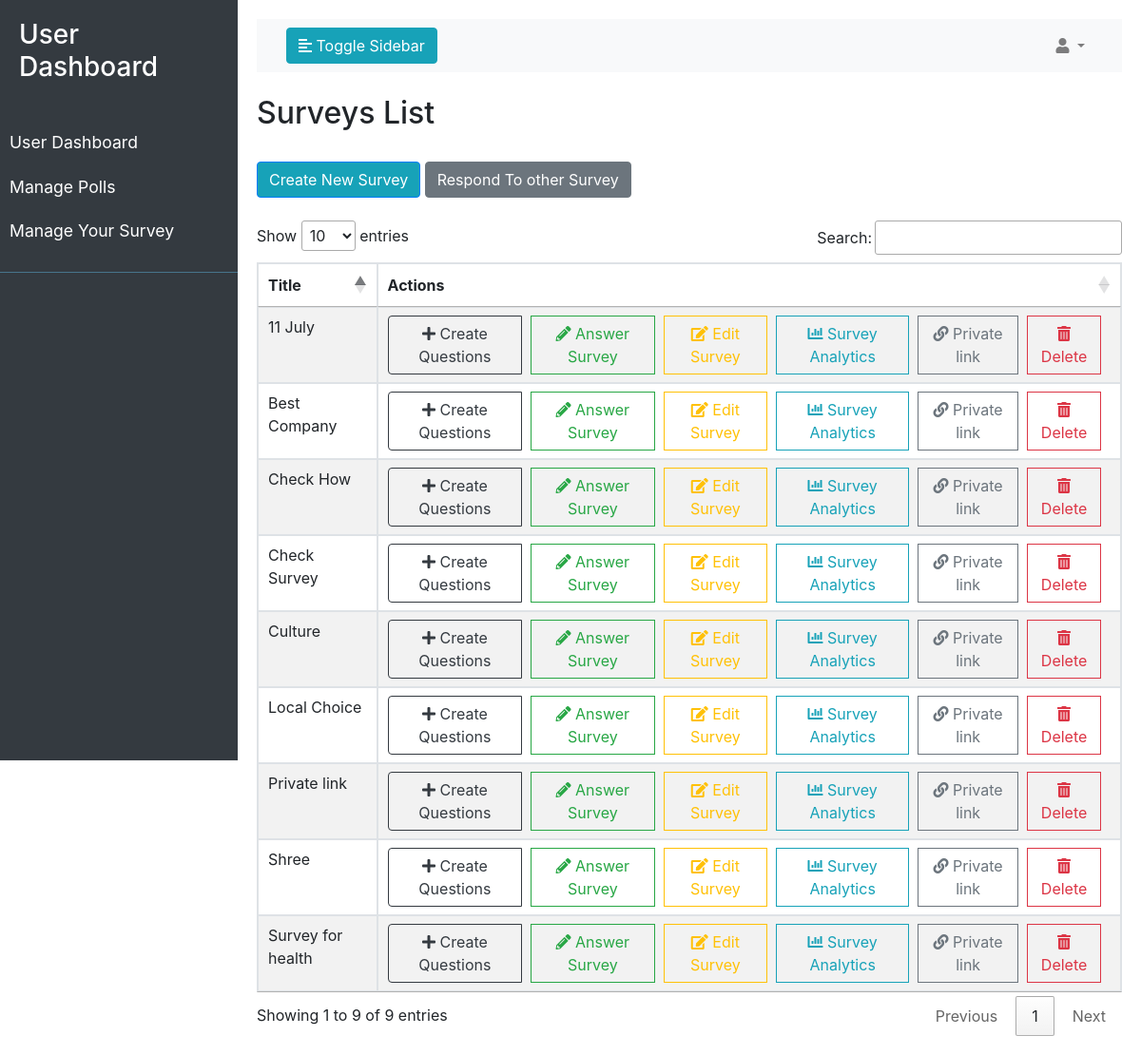
/users/user-survey-list/ (signed in), run on the app's committed database.
### survey_admin/models.py (models this page shows, shortened)
class Survey(models.Model):
    title = models.CharField(max_length=200)
    description = models.TextField(blank=True)
    start_time = models.DateTimeField(default=timezone.now)
    end_time = models.DateTimeField(null=True)
    created_at = models.DateTimeField(auto_now_add=True)
    updated_at = models.DateTimeField(auto_now=True)
    created_by = models.ForeignKey(CustomUser, null=True, on_delete=models.CASCADE)

### user_dashboard/views.py (the view)
# urls.py: path('user-survey-list/', views.user_survey_list, name='user_survey_list'),
@login_required
def user_survey_list(request):
    try:
        surveys = Survey.objects.filter(created_by=request.user).distinct()
        return render(request, 'user_survey_list.html', {'surveys': surveys})
    except Exception as e:
        return render(request, 'error.html', {'error_message': 'An error occurred while fetching surveys.'})

### user_dashboard/templates/user_survey_list.html (shortened to what this page needs)
{% extends 'user_base.html' %}
{% block content %}
<h2 class="mt-4">Surveys List</h2>
<a href="{% url 'user_survey_create' %}" class="btn btn-primary mt-4 mb-4">Create New Survey</a>
<a href="{% url 'polls:home_survey_list'%}" class="btn btn-secondary  mt-4 mb-4">Respond To other Survey</a>
{% if surveys %}
    <table id="surveysTable" class="table table-striped table-bordered  ">
        <thead class="table ">
            <tr>
                <th>Title</th>
                <th>Actions</th>
            </tr>
        </thead>
        <tbody>
            {% for survey in surveys %}
            <tr>
                <td>{{ survey.title }}</td>
                <td>
                    <div class="btn-group" role="group" aria-label="Survey Actions">
                        <a href="{% url 'user_question_create' survey.id %}?action=create_questions" class="btn btn-outline-dark ">
                            <i class="fas fa-plus "> </i> Create Questions</a>
                        <a href="{% url 'user_answer_survey' survey.id %}" class="btn btn-outline-success  ">
                            <i class="fas fa-pencil-alt"></i> Answer Survey</a>
                        <a href="{% url 'user_edit_survey' survey.id %}" class="btn btn-outline-warning  ">
                            <i class="fas fa-edit"></i> Edit Survey</a>
                        <a href="{% url 'user_survey_analytics' survey.id %}" class="btn btn-outline-info  ">
                            <i class="fas fa-chart-bar"></i> Survey Analytics</a>
                        <a href="{% url 'generate_private_link' survey.id %}" class="btn btn-outline-secondary  ">
                            <i class="fas fa-link"></i> Private link</a>
                        <button type="button" class="btn btn-outline-danger " data-toggle="modal" data-target="#deleteSurveyModal{{ survey.id }}">
                            <i class="fas fa-trash-alt"></i> Delete
                        </button>
                    </div>
                </td>
            </tr>
            {% endfor %}
        </tbody>
    </table>
{% else %}
    <p>No surveys available.</p>
{% endif %}
{% endblock %}

### user_dashboard/templates/user_base.html (style rules this page uses)
html, body { height: 100%; width: 100%; }
body { background: #fff; }
.btn-primary { background-color: #17a2b8; }

### user_dashboard/templates/user_survey_list.html (style rules this page uses)
.btn-group .btn { margin-right: 10px; }

### data on the page
Survey: title "Shree"
Survey: title "Culture"
Survey: title "Local Choice"
Survey: title "Survey for health"
Survey: title "Private link"
Survey: title "Check How"
Survey: title "Check Survey"
Survey: title "11 July"
Survey: title "Best Company"
